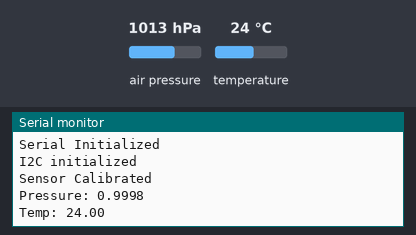
This sketch was run on a simulated Arduino Uno, built with avr-gcc and run on an emulated ATmega328P. Shown: the last lines printed to the serial monitor. Wiring (inferred from the names in the program): BMP180 pressure sensor at I2C address 0x77. Inputs (shaded band) come from the test bench; at power-on: air pressure 1013 hPa, temperature 24 °C.

Above: at 1.2 s.
1.3 s: air pressure set to 952 hPa
At 2.5 s:
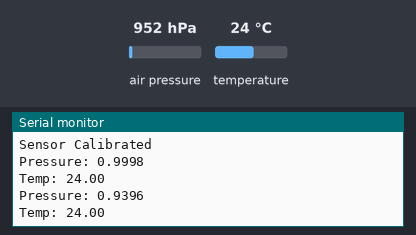
2.8 s: temperature set to 12 °C
At 4.2 s:
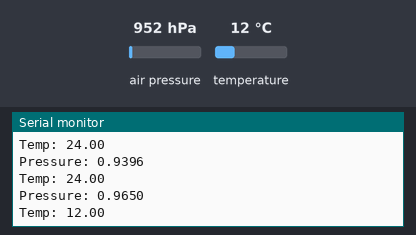
4.3 s: air pressure set to 975 hPa
At 6.6 s:
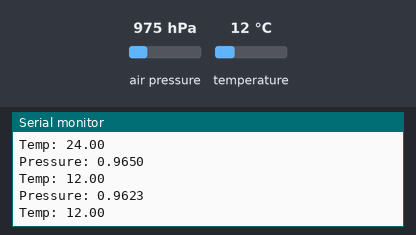
Timing chart, 0 to 8.1 s (numbered marks = the images above; inputs shaded):
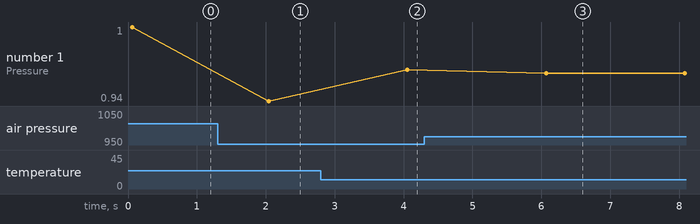

Measured:
- after the input at 1.3 s, the serial monitor: prints a new line after 0.74 s (image 1)
- after the input at 2.8 s, the serial monitor: prints a new line after 1.3 s (image 2)
- after the input at 4.3 s, the serial monitor: prints a new line after 1.8 s (image 3)
- plotted number 1: 1 → 0.94 after the input at 1.3 s, 0.94 → 0.96 after the input at 2.8 s, 0.96 → 0.96 after the input at 4.3 s

The sketch:

WeatherStation.ino
```cpp
// (licence header left out)
/*
Permission is hereby granted, free of charge, to any person obtaining a copy
of this software and associated documentation files (the "Software"), to deal
in the Software without restriction, including without limitation the rights
to use, copy, modify, merge, publish, distribute, sublicense, and/or sell
copies of the Software, and to permit persons to whom the Software is
furnished to do so, subject to the following conditions:

The above copyright notice and this permission notice shall be included in
all copies or substantial portions of the Software.

THE SOFTWARE IS PROVIDED "AS IS", WITHOUT WARRANTY OF ANY KIND, EXPRESS OR
IMPLIED, INCLUDING BUT NOT LIMITED TO THE WARRANTIES OF MERCHANTABILITY,
FITNESS FOR A PARTICULAR PURPOSE AND NONINFRINGEMENT. IN NO EVENT SHALL THE
AUTHORS OR COPYRIGHT HOLDERS BE LIABLE FOR ANY CLAIM, DAMAGES OR OTHER
LIABILITY, WHETHER IN AN ACTION OF CONTRACT, TORT OR OTHERWISE, ARISING FROM,
OUT OF OR IN CONNECTION WITH THE SOFTWARE OR THE USE OR OTHER DEALINGS IN
THE SOFTWARE.
*/

#include <Wire.h>;
#include "BMP085.h";

BMP085 bmp(0);

void setup(){
  Serial.begin(9600);
  Serial.println("Serial Initialized");

  //Initialize I2C
  Wire.begin();
  Serial.println("I2C initialized");

  //Calibrate sensor
  bmp.calibrate();
  Serial.println("Sensor Calibrated");
}

void loop(){
  float pressure = bmp.getPressure();
  float temp = bmp.getTemperature();

  Serial.print("Pressure: ");
  Serial.println(pressure, 4);

  Serial.print("Temp: ");
  Serial.println(temp, 2);

  delay(2000);
}
```

BMP085.cpp
```cpp
// (licence header left out)
//Special thanks to the folks at bildr.org and sparkfun.com (particularly Jim Lindblom).
	//Most of this code is from their tutorial,
	 //just wrapped up nicely in library form

/*
Permission is hereby granted, free of charge, to any person obtaining a copy
of this software and associated documentation files (the "Software"), to deal
in the Software without restriction, including without limitation the rights
to use, copy, modify, merge, publish, distribute, sublicense, and/or sell
copies of the Software, and to permit persons to whom the Software is
furnished to do so, subject to the following conditions:

The above copyright notice and this permission notice shall be included in
all copies or substantial portions of the Software.

THE SOFTWARE IS PROVIDED "AS IS", WITHOUT WARRANTY OF ANY KIND, EXPRESS OR
IMPLIED, INCLUDING BUT NOT LIMITED TO THE WARRANTIES OF MERCHANTABILITY,
FITNESS FOR A PARTICULAR PURPOSE AND NONINFRINGEMENT. IN NO EVENT SHALL THE
AUTHORS OR COPYRIGHT HOLDERS BE LIABLE FOR ANY CLAIM, DAMAGES OR OTHER
LIABILITY, WHETHER IN AN ACTION OF CONTRACT, TORT OR OTHERWISE, ARISING FROM,
OUT OF OR IN CONNECTION WITH THE SOFTWARE OR THE USE OR OTHER DEALINGS IN
THE SOFTWARE.
*/

#include "Arduino.h"
#include "BMP085.h"

#define BMP085_ADDRESS 0x77 //I2C address for the BMP085 temp/pressure sensor

BMP085::BMP085(unsigned char OSS){
	//Set oversampling setting
	_OSS = OSS;
}

void BMP085::calibrate(){
	//Retrieve factory calibration values from the sensor
	_ac1 = readInt(0xAA);
	_ac2 = readInt(0xAC);
	_ac3 = readInt(0xAE);
	_ac4 = readInt(0xB0);
	_ac5 = readInt(0xB2);
	_ac6 = readInt(0xB4);
	_b1 = readInt(0xB6);
	_b2 = readInt(0xB8);
	_mb = readInt(0xBA);
	_mc = readInt(0xBC);
	_md = readInt(0xBE);

	//And then call getTemperature() to set b5
	getTemperature();
}

//Returns temperature in degrees Celcius
float BMP085::getTemperature(){
	//First get raw temperature data
	unsigned int rawTemp = getRawTemp();

	//And then adjust it using calibration values
	long x1, x2;
	x1 = (((long)rawTemp - (long)_ac6)*(long)_ac5) >> 15;
	x2 = ((long)_mc << 11)/(x1 + _md);
	_b5 = x1 + x2;

	float temp = ((_b5 + 8)>>4);
	temp = temp /10;

	return temp;
}

//Returns pressure in atm
float BMP085::getPressure(){
	//First get raw pressure
	unsigned int rawPressure = getRawPressure();

	//And then adjust it w/ calibration values
	long x1, x2, x3, b3, b6, p;
	unsigned long b4, b7;

	b6 = _b5 - 4000;
	// Calculate B3
	x1 = (_b2 * (b6 * b6)>>12)>>11;
	x2 = (_ac2 * b6)>>11;
	x3 = x1 + x2;
	b3 = (((((long)_ac1)*4 + x3)<<_OSS) + 2)>>2;

	// Calculate B4
	x1 = (_ac3 * b6)>>13;
	x2 = (_b1 * ((b6 * b6)>>12))>>16;
	x3 = ((x1 + x2) + 2)>>2;
	b4 = (_ac4 * (unsigned long)(x3 + 32768))>>15;

	b7 = ((unsigned long)(rawPressure - b3) * (50000>>_OSS));
	if (b7 < 0x80000000)
	  p = (b7<<1)/b4;
	else
	  p = (b7/b4)<<1;

	x1 = (p>>8) * (p>>8);
	x1 = (x1 * 3038)>>16;
	x2 = (-7357 * p)>>16;
	p += (x1 + x2 + 3791)>>4;

	float temp = ((float)p)/101325.0;
	return temp;
}

unsigned int BMP085::getRawTemp(){
	unsigned int ut;

	// Write 0x2E into Register 0xF4
	// This requests a temperature reading
	Wire.beginTransmission(BMP085_ADDRESS);
	Wire.write(0xF4);
	Wire.write(0x2E);
	Wire.endTransmission();

	// Wait at least 4.5ms
	delay(5);

	// Read two bytes from registers 0xF6 and 0xF7
	ut = readInt(0xF6);
	return ut;
}

unsigned long BMP085::getRawPressure(){
	unsigned char msb, lsb, xlsb;
	unsigned long up = 0;

	// Write 0x34+(OSS<<6) into register 0xF4
	// Request a pressure reading w/ oversampling setting
	Wire.beginTransmission(BMP085_ADDRESS);
	Wire.write(0xF4);
	Wire.write(0x34 + (_OSS<<6));
	Wire.endTransmission();

	// Wait for conversion, delay time dependent on OSS
	delay(2 + (3<<_OSS));

	// Read register 0xF6 (MSB), 0xF7 (LSB), and 0xF8 (XLSB)
	msb = read(0xF6);
	lsb = read(0xF7);
	xlsb = read(0xF8);

	up = (((unsigned long) msb << 16) | ((unsigned long) lsb << 8) | (unsigned long) xlsb) >> (8-_OSS);

	return up;
}

//Read 1 byte from address
char BMP085::read(unsigned char address){
	unsigned char data;

	Wire.beginTransmission(BMP085_ADDRESS);
	Wire.write(address);
	Wire.endTransmission();

	Wire.requestFrom(BMP085_ADDRESS, 1);
	while(!Wire.available());

	return Wire.read();
}

//Read 2 bytes (1 int) from address and address + 1
int BMP085::readInt(unsigned char address){
	unsigned char msb, lsb;

	Wire.beginTransmission(BMP085_ADDRESS);
	Wire.write(address);
	Wire.endTransmission();

	Wire.requestFrom(BMP085_ADDRESS, 2);
	while(!Wire.available());
	msb = Wire.read();
	lsb = Wire.read();

	return (int) msb<<8 | lsb;
}
```

BMP085.h
```cpp
// (licence header left out)
//Special thanks to the folks at bildr.org and sparkfun.com (particularly Jim Lindblom).
	//Most of this code is from their tutorial,
	 //just wrapped up nicely in library form

/*
Permission is hereby granted, free of charge, to any person obtaining a copy
of this software and associated documentation files (the "Software"), to deal
in the Software without restriction, including without limitation the rights
to use, copy, modify, merge, publish, distribute, sublicense, and/or sell
copies of the Software, and to permit persons to whom the Software is
furnished to do so, subject to the following conditions:

The above copyright notice and this permission notice shall be included in
all copies or substantial portions of the Software.

THE SOFTWARE IS PROVIDED "AS IS", WITHOUT WARRANTY OF ANY KIND, EXPRESS OR
IMPLIED, INCLUDING BUT NOT LIMITED TO THE WARRANTIES OF MERCHANTABILITY,
FITNESS FOR A PARTICULAR PURPOSE AND NONINFRINGEMENT. IN NO EVENT SHALL THE
AUTHORS OR COPYRIGHT HOLDERS BE LIABLE FOR ANY CLAIM, DAMAGES OR OTHER
LIABILITY, WHETHER IN AN ACTION OF CONTRACT, TORT OR OTHERWISE, ARISING FROM,
OUT OF OR IN CONNECTION WITH THE SOFTWARE OR THE USE OR OTHER DEALINGS IN
THE SOFTWARE.
*/

#ifndef BMP085_h
#define BMP085_h

#include "Arduino.h"
#include "Wire.h"

class BMP085{
	public:
		BMP085(unsigned char OSS);
		void calibrate();
		float getTemperature();
		float getPressure();
	private:
		char read(unsigned char address);
		int readInt(unsigned char address);

		unsigned int getRawTemp();
		unsigned long getRawPressure();

		//Oversampling setting
		unsigned char _OSS;

		//Calibration values
		int _ac1;
		int _ac2;
		int _ac3;
		unsigned int _ac4;
		unsigned int _ac5;
		unsigned int _ac6;
		int _b1;
		int _b2;
		int _mb;
		int _mc;
		int _md;
		long _b5;
};
#endif
```
